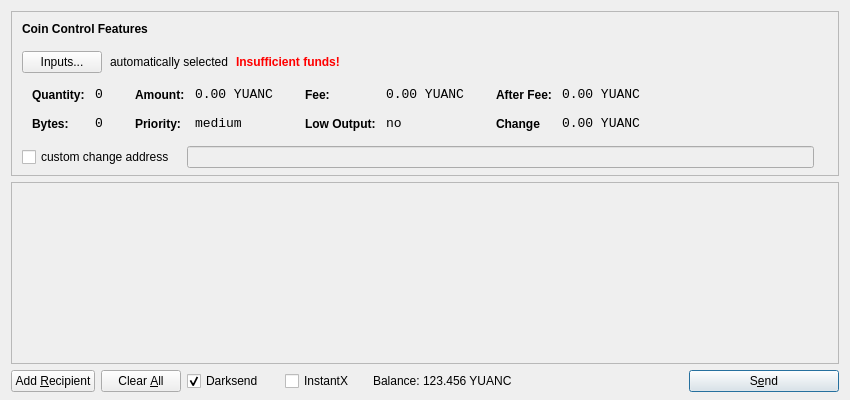
<?xml version="1.0" encoding="UTF-8"?>
<ui version="4.0">
 <class>SendCoinsDialog</class>
 <widget class="QDialog" name="SendCoinsDialog">
  <property name="geometry">
   <rect>
    <x>0</x>
    <y>0</y>
    <width>850</width>
    <height>400</height>
   </rect>
  </property>
  <property name="windowTitle">
   <string>Send Coins</string>
  </property>
  <layout class="QVBoxLayout" name="verticalLayout" stretch="0,1,0">
   <property name="bottomMargin">
    <number>8</number>
   </property>
   <item>
    <widget class="QFrame" name="frameCoinControl">
     <property name="sizePolicy">
      <sizepolicy hsizetype="Expanding" vsizetype="Expanding">
       <horstretch>0</horstretch>
       <verstretch>0</verstretch>
      </sizepolicy>
     </property>
     <property name="maximumSize">
      <size>
       <width>16777215</width>
       <height>16777215</height>
      </size>
     </property>
     <property name="frameShape">
      <enum>QFrame::StyledPanel</enum>
     </property>
     <property name="frameShadow">
      <enum>QFrame::Sunken</enum>
     </property>
     <layout class="QVBoxLayout" name="verticalLayoutCoinControl2">
      <property name="spacing">
       <number>-1</number>
      </property>
      <property name="leftMargin">
       <number>0</number>
      </property>
      <property name="topMargin">
       <number>0</number>
      </property>
      <property name="rightMargin">
       <number>0</number>
      </property>
      <property name="bottomMargin">
       <number>6</number>
      </property>
      <item>
       <layout class="QVBoxLayout" name="verticalLayoutCoinControl" stretch="0,0,0,0,1">
        <property name="spacing">
         <number>0</number>
        </property>
        <property name="leftMargin">
         <number>10</number>
        </property>
        <property name="topMargin">
         <number>10</number>
        </property>
        <item>
         <layout class="QHBoxLayout" name="horizontalLayoutCoinControl1">
          <property name="bottomMargin">
           <number>15</number>
          </property>
          <item>
           <widget class="QLabel" name="labelCoinControlFeatures">
            <property name="sizePolicy">
             <sizepolicy hsizetype="Preferred" vsizetype="Maximum">
              <horstretch>0</horstretch>
              <verstretch>0</verstretch>
             </sizepolicy>
            </property>
            <property name="font">
             <font>
              <weight>75</weight>
              <bold>true</bold>
             </font>
            </property>
            <property name="styleSheet">
             <string notr="true">font-weight:bold;</string>
            </property>
            <property name="text">
             <string>Coin Control Features</string>
            </property>
           </widget>
          </item>
         </layout>
        </item>
        <item>
         <layout class="QHBoxLayout" name="horizontalLayoutCoinControl2" stretch="0,0,0,0">
          <property name="spacing">
           <number>8</number>
          </property>
          <property name="bottomMargin">
           <number>10</number>
          </property>
          <item>
           <widget class="QPushButton" name="pushButtonCoinControl">
            <property name="styleSheet">
             <string notr="true"/>
            </property>
            <property name="text">
             <string>Inputs...</string>
            </property>
           </widget>
          </item>
          <item>
           <widget class="QLabel" name="labelCoinControlAutomaticallySelected">
            <property name="text">
             <string>automatically selected</string>
            </property>
            <property name="margin">
             <number>5</number>
            </property>
           </widget>
          </item>
          <item>
           <widget class="QLabel" name="labelCoinControlInsuffFunds">
            <property name="font">
             <font>
              <weight>75</weight>
              <bold>true</bold>
             </font>
            </property>
            <property name="styleSheet">
             <string notr="true">color:red;font-weight:bold;</string>
            </property>
            <property name="text">
             <string>Insufficient funds!</string>
            </property>
            <property name="margin">
             <number>5</number>
            </property>
           </widget>
          </item>
          <item>
           <spacer name="horizontalSpacerCoinControl">
            <property name="orientation">
             <enum>Qt::Horizontal</enum>
            </property>
            <property name="sizeHint" stdset="0">
             <size>
              <width>40</width>
              <height>1</height>
             </size>
            </property>
           </spacer>
          </item>
         </layout>
        </item>
        <item>
         <widget class="QWidget" name="widgetCoinControl" native="true">
          <property name="sizePolicy">
           <sizepolicy hsizetype="Preferred" vsizetype="Preferred">
            <horstretch>0</horstretch>
            <verstretch>0</verstretch>
           </sizepolicy>
          </property>
          <property name="minimumSize">
           <size>
            <width>0</width>
            <height>0</height>
           </size>
          </property>
          <property name="styleSheet">
           <string notr="true"/>
          </property>
          <layout class="QHBoxLayout" name="horizontalLayoutCoinControl5">
           <property name="margin">
            <number>0</number>
           </property>
           <item>
            <layout class="QHBoxLayout" name="horizontalLayoutCoinControl3" stretch="0,0,0,1">
             <property name="spacing">
              <number>20</number>
             </property>
             <property name="topMargin">
              <number>0</number>
             </property>
             <property name="bottomMargin">
              <number>10</number>
             </property>
             <item>
              <layout class="QFormLayout" name="formLayoutCoinControl1">
               <property name="horizontalSpacing">
                <number>10</number>
               </property>
               <property name="verticalSpacing">
                <number>14</number>
               </property>
               <property name="leftMargin">
                <number>10</number>
               </property>
               <property name="topMargin">
                <number>4</number>
               </property>
               <property name="rightMargin">
                <number>6</number>
               </property>
               <item row="0" column="0">
                <widget class="QLabel" name="labelCoinControlQuantityText">
                 <property name="styleSheet">
                  <string notr="true">font-weight:bold;</string>
                 </property>
                 <property name="text">
                  <string>Quantity:</string>
                 </property>
                 <property name="margin">
                  <number>0</number>
                 </property>
                </widget>
               </item>
               <item row="0" column="1">
                <widget class="QLabel" name="labelCoinControlQuantity">
                 <property name="font">
                  <font>
                   <family>Monospace</family>
                   <pointsize>10</pointsize>
                  </font>
                 </property>
                 <property name="cursor">
                  <cursorShape>IBeamCursor</cursorShape>
                 </property>
                 <property name="contextMenuPolicy">
                  <enum>Qt::ActionsContextMenu</enum>
                 </property>
                 <property name="text">
                  <string>0</string>
                 </property>
                 <property name="margin">
                  <number>0</number>
                 </property>
                 <property name="textInteractionFlags">
                  <set>Qt::LinksAccessibleByMouse|Qt::TextSelectableByKeyboard|Qt::TextSelectableByMouse</set>
                 </property>
                </widget>
               </item>
               <item row="1" column="0">
                <widget class="QLabel" name="labelCoinControlBytesText">
                 <property name="styleSheet">
                  <string notr="true">font-weight:bold;</string>
                 </property>
                 <property name="text">
                  <string>Bytes:</string>
                 </property>
                </widget>
               </item>
               <item row="1" column="1">
                <widget class="QLabel" name="labelCoinControlBytes">
                 <property name="font">
                  <font>
                   <family>Monospace</family>
                   <pointsize>10</pointsize>
                  </font>
                 </property>
                 <property name="cursor">
                  <cursorShape>IBeamCursor</cursorShape>
                 </property>
                 <property name="contextMenuPolicy">
                  <enum>Qt::ActionsContextMenu</enum>
                 </property>
                 <property name="text">
                  <string>0</string>
                 </property>
                 <property name="textInteractionFlags">
                  <set>Qt::LinksAccessibleByMouse|Qt::TextSelectableByKeyboard|Qt::TextSelectableByMouse</set>
                 </property>
                </widget>
               </item>
              </layout>
             </item>
             <item>
              <layout class="QFormLayout" name="formLayoutCoinControl2">
               <property name="horizontalSpacing">
                <number>10</number>
               </property>
               <property name="verticalSpacing">
                <number>14</number>
               </property>
               <property name="leftMargin">
                <number>6</number>
               </property>
               <property name="topMargin">
                <number>4</number>
               </property>
               <property name="rightMargin">
                <number>6</number>
               </property>
               <item row="0" column="0">
                <widget class="QLabel" name="labelCoinControlAmountText">
                 <property name="styleSheet">
                  <string notr="true">font-weight:bold;</string>
                 </property>
                 <property name="text">
                  <string>Amount:</string>
                 </property>
                 <property name="margin">
                  <number>0</number>
                 </property>
                </widget>
               </item>
               <item row="0" column="1">
                <widget class="QLabel" name="labelCoinControlAmount">
                 <property name="font">
                  <font>
                   <family>Monospace</family>
                   <pointsize>10</pointsize>
                  </font>
                 </property>
                 <property name="cursor">
                  <cursorShape>IBeamCursor</cursorShape>
                 </property>
                 <property name="contextMenuPolicy">
                  <enum>Qt::ActionsContextMenu</enum>
                 </property>
                 <property name="text">
                  <string>0.00 YUANC</string>
                 </property>
                 <property name="textInteractionFlags">
                  <set>Qt::LinksAccessibleByMouse|Qt::TextSelectableByKeyboard|Qt::TextSelectableByMouse</set>
                 </property>
                </widget>
               </item>
               <item row="1" column="0">
                <widget class="QLabel" name="labelCoinControlPriorityText">
                 <property name="styleSheet">
                  <string notr="true">font-weight:bold;</string>
                 </property>
                 <property name="text">
                  <string>Priority:</string>
                 </property>
                </widget>
               </item>
               <item row="1" column="1">
                <widget class="QLabel" name="labelCoinControlPriority">
                 <property name="font">
                  <font>
                   <family>Monospace</family>
                   <pointsize>10</pointsize>
                  </font>
                 </property>
                 <property name="cursor">
                  <cursorShape>IBeamCursor</cursorShape>
                 </property>
                 <property name="contextMenuPolicy">
                  <enum>Qt::ActionsContextMenu</enum>
                 </property>
                 <property name="text">
                  <string>medium</string>
                 </property>
                 <property name="textInteractionFlags">
                  <set>Qt::LinksAccessibleByMouse|Qt::TextSelectableByKeyboard|Qt::TextSelectableByMouse</set>
                 </property>
                </widget>
               </item>
              </layout>
             </item>
             <item>
              <layout class="QFormLayout" name="formLayoutCoinControl3">
               <property name="horizontalSpacing">
                <number>10</number>
               </property>
               <property name="verticalSpacing">
                <number>14</number>
               </property>
               <property name="leftMargin">
                <number>6</number>
               </property>
               <property name="topMargin">
                <number>4</number>
               </property>
               <property name="rightMargin">
                <number>6</number>
               </property>
               <item row="0" column="0">
                <widget class="QLabel" name="labelCoinControlFeeText">
                 <property name="styleSheet">
                  <string notr="true">font-weight:bold;</string>
                 </property>
                 <property name="text">
                  <string>Fee:</string>
                 </property>
                 <property name="margin">
                  <number>0</number>
                 </property>
                </widget>
               </item>
               <item row="0" column="1">
                <widget class="QLabel" name="labelCoinControlFee">
                 <property name="font">
                  <font>
                   <family>Monospace</family>
                   <pointsize>10</pointsize>
                  </font>
                 </property>
                 <property name="cursor">
                  <cursorShape>IBeamCursor</cursorShape>
                 </property>
                 <property name="contextMenuPolicy">
                  <enum>Qt::ActionsContextMenu</enum>
                 </property>
                 <property name="text">
                  <string>0.00 YUANC</string>
                 </property>
                 <property name="textInteractionFlags">
                  <set>Qt::LinksAccessibleByMouse|Qt::TextSelectableByKeyboard|Qt::TextSelectableByMouse</set>
                 </property>
                </widget>
               </item>
               <item row="1" column="0">
                <widget class="QLabel" name="labelCoinControlLowOutputText">
                 <property name="styleSheet">
                  <string notr="true">font-weight:bold;</string>
                 </property>
                 <property name="text">
                  <string>Low Output:</string>
                 </property>
                </widget>
               </item>
               <item row="1" column="1">
                <widget class="QLabel" name="labelCoinControlLowOutput">
                 <property name="font">
                  <font>
                   <family>Monospace</family>
                   <pointsize>10</pointsize>
                  </font>
                 </property>
                 <property name="cursor">
                  <cursorShape>IBeamCursor</cursorShape>
                 </property>
                 <property name="contextMenuPolicy">
                  <enum>Qt::ActionsContextMenu</enum>
                 </property>
                 <property name="text">
                  <string>no</string>
                 </property>
                 <property name="textInteractionFlags">
                  <set>Qt::LinksAccessibleByMouse|Qt::TextSelectableByKeyboard|Qt::TextSelectableByMouse</set>
                 </property>
                </widget>
               </item>
              </layout>
             </item>
             <item>
              <layout class="QFormLayout" name="formLayoutCoinControl4">
               <property name="horizontalSpacing">
                <number>10</number>
               </property>
               <property name="verticalSpacing">
                <number>14</number>
               </property>
               <property name="leftMargin">
                <number>6</number>
               </property>
               <property name="topMargin">
                <number>4</number>
               </property>
               <property name="rightMargin">
                <number>6</number>
               </property>
               <item row="0" column="0">
                <widget class="QLabel" name="labelCoinControlAfterFeeText">
                 <property name="styleSheet">
                  <string notr="true">font-weight:bold;</string>
                 </property>
                 <property name="text">
                  <string>After Fee:</string>
                 </property>
                 <property name="margin">
                  <number>0</number>
                 </property>
                </widget>
               </item>
               <item row="0" column="1">
                <widget class="QLabel" name="labelCoinControlAfterFee">
                 <property name="font">
                  <font>
                   <family>Monospace</family>
                   <pointsize>10</pointsize>
                  </font>
                 </property>
                 <property name="cursor">
                  <cursorShape>IBeamCursor</cursorShape>
                 </property>
                 <property name="contextMenuPolicy">
                  <enum>Qt::ActionsContextMenu</enum>
                 </property>
                 <property name="text">
                  <string>0.00 YUANC</string>
                 </property>
                 <property name="textInteractionFlags">
                  <set>Qt::LinksAccessibleByMouse|Qt::TextSelectableByKeyboard|Qt::TextSelectableByMouse</set>
                 </property>
                </widget>
               </item>
               <item row="1" column="0">
                <widget class="QLabel" name="labelCoinControlChangeText">
                 <property name="styleSheet">
                  <string notr="true">font-weight:bold;</string>
                 </property>
                 <property name="text">
                  <string>Change</string>
                 </property>
                </widget>
               </item>
               <item row="1" column="1">
                <widget class="QLabel" name="labelCoinControlChange">
                 <property name="font">
                  <font>
                   <family>Monospace</family>
                   <pointsize>10</pointsize>
                  </font>
                 </property>
                 <property name="cursor">
                  <cursorShape>IBeamCursor</cursorShape>
                 </property>
                 <property name="contextMenuPolicy">
                  <enum>Qt::ActionsContextMenu</enum>
                 </property>
                 <property name="text">
                  <string>0.00 YUANC</string>
                 </property>
                 <property name="textInteractionFlags">
                  <set>Qt::LinksAccessibleByMouse|Qt::TextSelectableByKeyboard|Qt::TextSelectableByMouse</set>
                 </property>
                </widget>
               </item>
              </layout>
             </item>
            </layout>
           </item>
          </layout>
         </widget>
        </item>
        <item>
         <layout class="QHBoxLayout" name="horizontalLayoutCoinControl4" stretch="0,0,0">
          <property name="spacing">
           <number>12</number>
          </property>
          <property name="sizeConstraint">
           <enum>QLayout::SetDefaultConstraint</enum>
          </property>
          <property name="topMargin">
           <number>5</number>
          </property>
          <property name="rightMargin">
           <number>5</number>
          </property>
          <item>
           <widget class="QCheckBox" name="checkBoxCoinControlChange">
            <property name="text">
             <string>custom change address</string>
            </property>
           </widget>
          </item>
          <item>
           <widget class="QLineEdit" name="lineEditCoinControlChange">
            <property name="enabled">
             <bool>false</bool>
            </property>
            <property name="sizePolicy">
             <sizepolicy hsizetype="Expanding" vsizetype="Fixed">
              <horstretch>0</horstretch>
              <verstretch>0</verstretch>
             </sizepolicy>
            </property>
           </widget>
          </item>
          <item>
           <widget class="QLabel" name="labelCoinControlChangeLabel">
            <property name="sizePolicy">
             <sizepolicy hsizetype="Preferred" vsizetype="Expanding">
              <horstretch>0</horstretch>
              <verstretch>0</verstretch>
             </sizepolicy>
            </property>
            <property name="minimumSize">
             <size>
              <width>0</width>
              <height>0</height>
             </size>
            </property>
            <property name="text">
             <string/>
            </property>
            <property name="margin">
             <number>3</number>
            </property>
           </widget>
          </item>
         </layout>
        </item>
        <item>
         <spacer name="verticalSpacerCoinControl">
          <property name="orientation">
           <enum>Qt::Vertical</enum>
          </property>
          <property name="sizeHint" stdset="0">
           <size>
            <width>800</width>
            <height>1</height>
           </size>
          </property>
         </spacer>
        </item>
       </layout>
      </item>
     </layout>
    </widget>
   </item>
   <item>
    <widget class="QScrollArea" name="scrollArea">
     <property name="widgetResizable">
      <bool>true</bool>
     </property>
     <widget class="QWidget" name="scrollAreaWidgetContents">
      <property name="geometry">
       <rect>
        <x>0</x>
        <y>0</y>
        <width>830</width>
        <height>165</height>
       </rect>
      </property>
      <layout class="QVBoxLayout" name="verticalLayout_2">
       <property name="margin">
        <number>0</number>
       </property>
       <item>
        <layout class="QVBoxLayout" name="entries">
         <property name="spacing">
          <number>6</number>
         </property>
        </layout>
       </item>
       <item>
        <spacer name="verticalSpacer">
         <property name="orientation">
          <enum>Qt::Vertical</enum>
         </property>
         <property name="sizeHint" stdset="0">
          <size>
           <width>20</width>
           <height>40</height>
          </size>
         </property>
        </spacer>
       </item>
      </layout>
     </widget>
    </widget>
   </item>
   <item>
    <layout class="QHBoxLayout" name="horizontalLayout">
     <item>
      <widget class="QPushButton" name="addButton">
       <property name="toolTip">
        <string>Send to multiple recipients at once</string>
       </property>
       <property name="text">
        <string>Add &amp;Recipient</string>
       </property>
       <property name="autoDefault">
        <bool>false</bool>
       </property>
      </widget>
     </item>
     <item>
      <widget class="QPushButton" name="clearButton">
       <property name="sizePolicy">
        <sizepolicy hsizetype="Minimum" vsizetype="Fixed">
         <horstretch>0</horstretch>
         <verstretch>0</verstretch>
        </sizepolicy>
       </property>
       <property name="toolTip">
        <string>Remove all transaction fields</string>
       </property>
       <property name="text">
        <string>Clear &amp;All</string>
       </property>
       <property name="autoRepeatDelay">
        <number>300</number>
       </property>
       <property name="autoDefault">
        <bool>false</bool>
       </property>
      </widget>
     </item>
     <item>
      <layout class="QHBoxLayout" name="horizontalLayout_2">
       <property name="spacing">
        <number>3</number>
       </property>
        <item>
        <widget class="QCheckBox" name="checkUseDarksend">
         <property name="minimumSize">
          <size>
           <width>95</width>
           <height>0</height>
          </size>
         </property>
         <property name="text">
          <string>Darksend</string>
         </property>
         <property name="checked">
          <bool>true</bool>
         </property>
        </widget>
       </item>
       <item>
        <widget class="QCheckBox" name="checkInstantX">
         <property name="enabled">
          <bool>true</bool>
         </property>
         <property name="minimumSize">
          <size>
           <width>85</width>
           <height>0</height>
          </size>
         </property>
         <property name="text">
          <string>InstantX</string>
         </property>
        </widget>
       </item>
       <item>
        <widget class="QLabel" name="label">
         <property name="sizePolicy">
          <sizepolicy hsizetype="Preferred" vsizetype="Fixed">
           <horstretch>0</horstretch>
           <verstretch>0</verstretch>
          </sizepolicy>
         </property>
         <property name="text">
          <string>Balance:</string>
         </property>
        </widget>
       </item>
       <item>
        <widget class="QLabel" name="labelBalance">
         <property name="sizePolicy">
          <sizepolicy hsizetype="Preferred" vsizetype="Fixed">
           <horstretch>0</horstretch>
           <verstretch>0</verstretch>
          </sizepolicy>
         </property>
         <property name="cursor">
          <cursorShape>IBeamCursor</cursorShape>
         </property>
         <property name="text">
          <string>123.456 YUANC</string>
         </property>
         <property name="textInteractionFlags">
          <set>Qt::LinksAccessibleByMouse|Qt::TextSelectableByKeyboard|Qt::TextSelectableByMouse</set>
         </property>
        </widget>
       </item>
      </layout>
     </item>
     <item>
      <spacer name="horizontalSpacer">
       <property name="orientation">
        <enum>Qt::Horizontal</enum>
       </property>
       <property name="sizeHint" stdset="0">
        <size>
         <width>40</width>
         <height>20</height>
        </size>
       </property>
      </spacer>
     </item>
     <item>
      <widget class="QPushButton" name="sendButton">
       <property name="minimumSize">
        <size>
         <width>150</width>
         <height>0</height>
        </size>
       </property>
       <property name="toolTip">
        <string>Confirm the send action</string>
       </property>
       <property name="text">
        <string>S&amp;end</string>
       </property>
       <property name="icon">
        <iconset resource="../bitcoin.qrc">
         <normaloff>:/icons/send</normaloff>:/icons/send</iconset>
       </property>
       <property name="default">
        <bool>true</bool>
       </property>
      </widget>
     </item>
    </layout>
   </item>
  </layout>
 </widget>
 <resources>
  <include location="../bitcoin.qrc"/>
 </resources>
 <connections/>
</ui>
